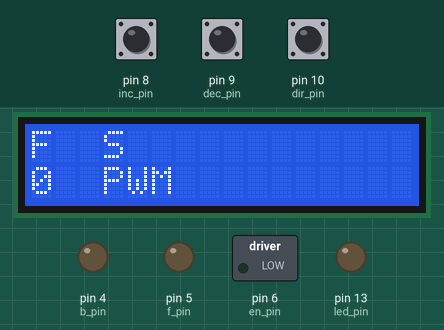
Recording of a sketch running on a simulated Arduino Uno, built with avr-gcc and run on an emulated ATmega328P. Parts: 16×2 character LCD, switched loads named in the sketch (green lamp = pin HIGH), output pins drawn as LEDs (lit = HIGH). Inputs (shaded band) come from the test bench; at power-on: pin 8 (inc_pin) HIGH, pin 9 (dec_pin) HIGH, pin 10 (dir_pin) HIGH.

Above: at 1.2 s.
1.3 s: pin 8 (inc_pin) pulled LOW for 0.15 s
At 2.9 s:
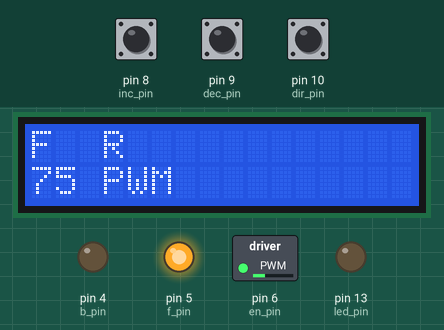
3.2 s: pin 9 (dec_pin) pulled LOW for 0.15 s
At 3.4 s:
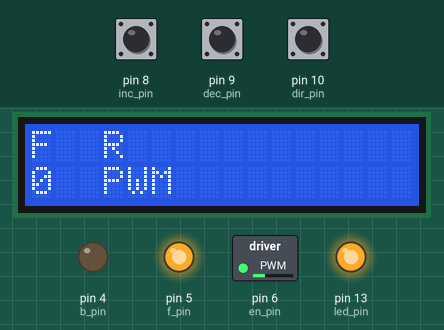
5.1 s: pin 10 (dir_pin) pulled LOW for 0.15 s
At 6.0 s:
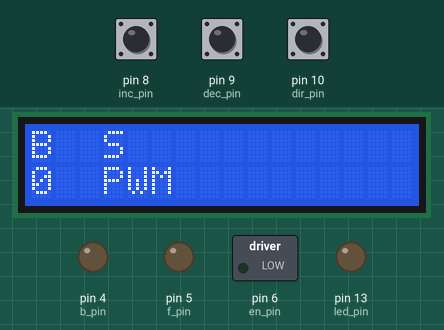
7.0 s: pin 8 (inc_pin) pulled LOW for 1 s
At 8.6 s:
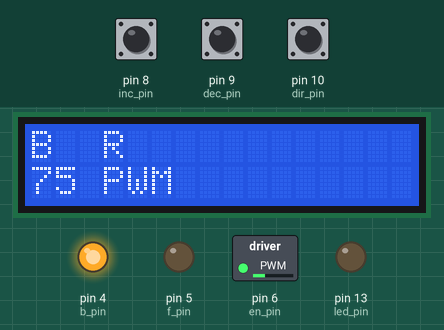
9.5 s: pin 9 (dec_pin) pulled LOW for 1 s
At 9.7 s:
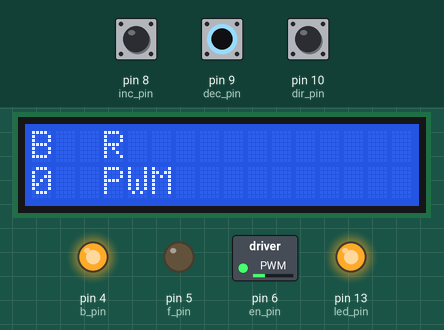
12.0 s: pin 8 (inc_pin) pulled LOW for 3.2 s
At 12.2 s:
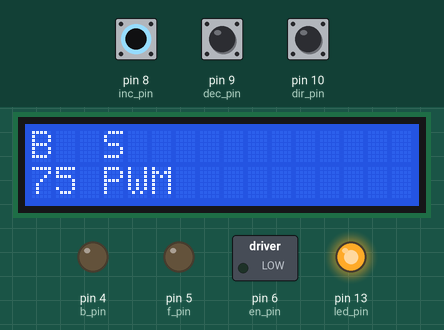
Timing chart, 0 to 15.0 s (numbered marks = the images above; inputs shaded):
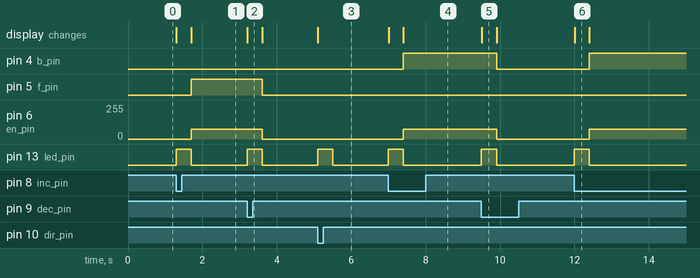

Measured:
- after the input at 1.3 s, pin 5 (f_pin): LOW → HIGH after 0.41 s; pin 6 (en_pin): 0/255 → 75/255 after 0.41 s; pin 13 (led_pin): LOW → HIGH at once, → LOW 0.40 s later; the display: first changes at once (image 1 shows a later state)
- after the input at 3.2 s, pin 5 (f_pin): HIGH → LOW after 0.41 s; pin 6 (en_pin): 75/255 → 0/255 after 0.41 s; pin 13 (led_pin): LOW → HIGH at once, → LOW 0.41 s later; the display: changes at once (image 2)
- after the input at 5.1 s, pin 13 (led_pin): LOW → HIGH at once, → LOW 0.40 s later; the display: changes at once (image 3)
- after the input at 7.0 s, pin 4 (b_pin): LOW → HIGH after 0.41 s; pin 6 (en_pin): 0/255 → 75/255 after 0.41 s; pin 13 (led_pin): LOW → HIGH at once, → LOW 0.40 s later; the display: first changes at once (image 4 shows a later state)
- after the input at 9.5 s, pin 4 (b_pin): HIGH → LOW after 0.41 s; pin 6 (en_pin): 75/255 → 0/255 after 0.41 s; pin 13 (led_pin): LOW → HIGH at once, → LOW 0.41 s later; the display: changes at once (image 5)
- after the input at 12.0 s, pin 4 (b_pin): LOW → HIGH after 0.40 s; pin 6 (en_pin): 0/255 → 75/255 after 0.40 s; pin 13 (led_pin): LOW → HIGH at once, → LOW 0.40 s later; the display: changes at once (image 6)
- what the display in image 5 shows lasts 0.4 s, from 9.5 s to 9.9 s

The sketch:

ferrisWheelTutorial.ino
```cpp
//Code tested physically.
#include <avr/interrupt.h>
#include <LiquidCrystal_I2C.h>

LiquidCrystal_I2C lcd(0x27,16,2);  // LCD address can be 0x3F also for a 16 chars and 2 line display

//Indicator Variables
const byte led_pin=13;
volatile bool light=false;

//pin definitions
const byte inc_pin=8;
const byte dec_pin=9;
const byte dir_pin=10;

//Motor/LM293D
const byte en_pin=6;
const byte f_pin=5;
const byte b_pin=4;
const byte steps=5;

//Indicator Variables
volatile bool allow=true;
volatile bool inc=true;
byte speed=0;
volatile bool fwd=true;
volatile bool start=false;
volatile bool dir_change=false;

//Printing to the LCD Screen
String pwm="  PWM";
char dir[] = {'B', 'F'};
char state[]={'S','R'};


void setup() {
  lcd.init();
  lcd.clear();//Clear Existing Text on the LCD
  lcd.backlight();// Make sure backlight is on
  // Print Main Message Template on the LCD
  lcd.setCursor(0,1);//Set cursor to character 0 on line 1
  lcd.print(speed);
  lcd.print(pwm);
  lcd.setCursor(0,0);
  lcd.print(dir[fwd]);
  lcd.print("  ");
  lcd.print(state[start]);

  //Selecting Pin Modes
  pinMode(led_pin,OUTPUT);
  pinMode(f_pin,OUTPUT);
  pinMode(b_pin,OUTPUT);
  pinMode(en_pin,OUTPUT);
  //Initializing Pins to Low
  digitalWrite(led_pin,LOW);
  digitalWrite(f_pin,LOW);
  digitalWrite(b_pin,LOW);
  digitalWrite(en_pin,LOW);

  //Holding Interrupt Pins to High
  pinMode(inc_pin,INPUT_PULLUP);
  pinMode(dec_pin,INPUT_PULLUP);
  pinMode(dir_pin,INPUT_PULLUP);

  //Pin Interrupts on Pins-8/9/10
  PCICR=0;
  PCICR|=(1<<PCIE0);//0 is PORT B,1 is PORT C and 2 is PORT D
  PCMSK0=0;
  PCMSK0|=(1<<PCINT0);//From 8 to 13-Enable Pin 8
  PCMSK0|=(1<<PCINT1);//Enable Pin9
  PCMSK0|=(1<<PCINT2);//Enable Pin10
  sei();
}

void loop() {
  digitalWrite(led_pin,light);
//Increase Speed-dir_change prevents errors
  if (allow==false && inc==true && dir_change==false){
    digitalWrite(led_pin,light);
    if (speed>=115){//Limit to 120 PWM
      speed=120;
    }else if (speed==0){
      speed=75;//start from 75
    }else{
      speed=speed+steps;
    }
    lcd.setCursor(0,1);
    lcd.print(speed);
    delay(400);//Debounce the switch
    allow=true;
    light=false;
  }
//Decrease Speed-dir_change prevents errors
  if (allow==false && inc==false && dir_change==false){
    digitalWrite(led_pin,light);
    if (speed<=75){//No ramping below 75
      speed=0;
    }else{
      speed=speed-steps;
    }
    lcd.setCursor(0,1);
    lcd.print("   ");
    lcd.setCursor(0,1);
    lcd.print(speed);
    delay(400);//Debounce the switch
    allow=true;
    light=false;
  }
  //Flip Direction
  if (dir_change==true && allow==false){
    digitalWrite(led_pin,light);
    lcd.setCursor(0,0);
    lcd.print(dir[fwd]);
    delay(400);//Debounce the switch
    dir_change=false;//ready for next dir change
    allow=true;
    light=false;
  }

  //State Update- S vs R
  if(speed>0){
    start=true;
    lcd.setCursor(3,0);
    lcd.print(state[start]);
  }else{
    start=false;
    lcd.setCursor(3,0);
    lcd.print(state[start]);
  }
//disable interrupts before this call
  run_wheel(state[start],dir[fwd],speed);
//enable afterwords
}

ISR (PCINT0_vect){//ideally should toggle
  if (bitRead(PINB,0)==0 && allow==true){
    light=true;//light changes state
    allow=false;//allow goes to false-no repeat interrupts
    inc=true;
  }

  if (bitRead(PINB,1)==0 && allow==true){
    light=true;//light changes state
    allow=false;//allow goes to false-no repeat interrupts
    inc=false;
  }

  if (bitRead(PINB,2)==0 && allow==true){
    if(speed==0){
      light=true;
      dir_change=true;
      allow=false;
      fwd=!fwd;
    }
  }
}

void run_wheel(char check_state, char set_dir, byte set_speed){
  //if state is stop, set enable to 0
  //if state is run, use set dir to set H/L
  //analog write the speed to drive pin
  if(check_state=='S'){
    analogWrite(en_pin,set_speed);
    digitalWrite(f_pin, LOW);
    digitalWrite(b_pin, LOW);
  }

  if (check_state=='R' && set_dir=='F'){
    digitalWrite(f_pin, HIGH);
    digitalWrite(b_pin, LOW);
    analogWrite(en_pin,set_speed);
  }

  if (check_state=='R' && set_dir=='B'){
    digitalWrite(f_pin, LOW);
    digitalWrite(b_pin, HIGH);
    analogWrite(en_pin,set_speed);
  }
}
```
